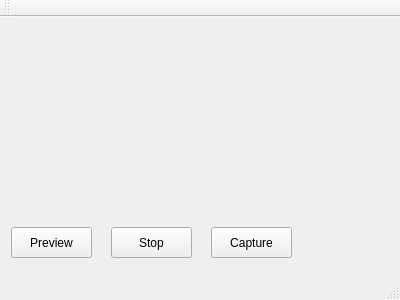
<?xml version="1.0" encoding="UTF-8"?>
<ui version="4.0">
 <class>MainWindow</class>
 <widget class="QMainWindow" name="MainWindow">
  <property name="geometry">
   <rect>
    <x>0</x>
    <y>0</y>
    <width>400</width>
    <height>300</height>
   </rect>
  </property>
  <property name="windowTitle">
   <string>videotest2</string>
  </property>
  <widget class="QWidget" name="centralWidget">
   <layout class="QGridLayout" name="gridLayout">
    <item row="0" column="0">
     <widget class="QQtWidget" name="qqtwidget" native="true"/>
    </item>
    <item row="0" column="1">
     <widget class="QQtWidget" name="qqtwidget_2" native="true"/>
    </item>
    <item row="1" column="0" colspan="2">
     <widget class="QWidget" name="widget_2" native="true">
      <property name="maximumSize">
       <size>
        <width>16777215</width>
        <height>40</height>
       </size>
      </property>
      <widget class="QPushButton" name="pushButton">
       <property name="geometry">
        <rect>
         <x>0</x>
         <y>0</y>
         <width>81</width>
         <height>31</height>
        </rect>
       </property>
       <property name="text">
        <string>Preview</string>
       </property>
      </widget>
      <widget class="QPushButton" name="pushButton_2">
       <property name="geometry">
        <rect>
         <x>100</x>
         <y>0</y>
         <width>81</width>
         <height>31</height>
        </rect>
       </property>
       <property name="text">
        <string>Stop</string>
       </property>
      </widget>
      <widget class="QPushButton" name="pushButton_3">
       <property name="geometry">
        <rect>
         <x>200</x>
         <y>0</y>
         <width>81</width>
         <height>31</height>
        </rect>
       </property>
       <property name="sizePolicy">
        <sizepolicy hsizetype="Minimum" vsizetype="Fixed">
         <horstretch>0</horstretch>
         <verstretch>0</verstretch>
        </sizepolicy>
       </property>
       <property name="text">
        <string>Capture</string>
       </property>
      </widget>
     </widget>
    </item>
   </layout>
  </widget>
  <widget class="QMenuBar" name="menuBar">
   <property name="geometry">
    <rect>
     <x>0</x>
     <y>0</y>
     <width>400</width>
     <height>17</height>
    </rect>
   </property>
  </widget>
  <widget class="QToolBar" name="mainToolBar">
   <attribute name="toolBarArea">
    <enum>TopToolBarArea</enum>
   </attribute>
   <attribute name="toolBarBreak">
    <bool>false</bool>
   </attribute>
  </widget>
  <widget class="QStatusBar" name="statusBar"/>
 </widget>
 <layoutdefault spacing="6" margin="11"/>
 <customwidgets>
  <customwidget>
   <class>QQtWidget</class>
   <extends>QWidget</extends>
   <header>qqtwidget.h</header>
  </customwidget>
 </customwidgets>
 <resources/>
 <connections/>
</ui>
